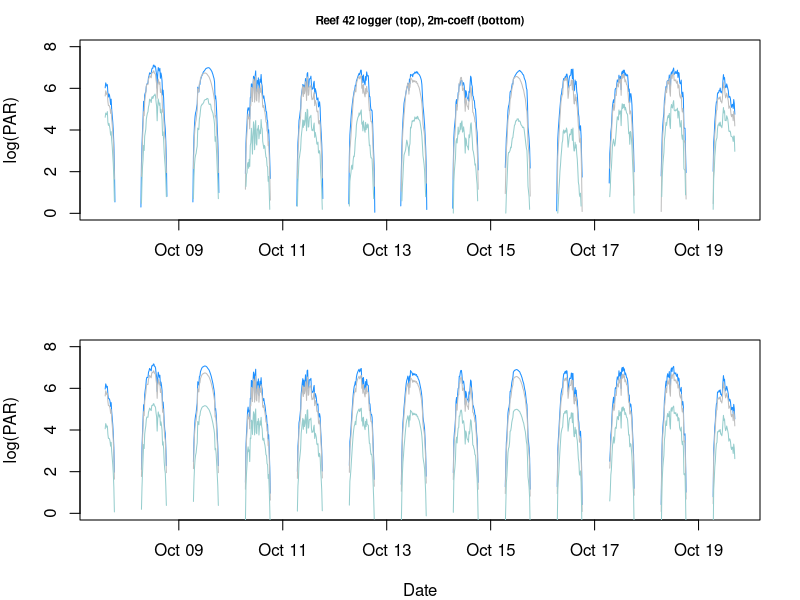
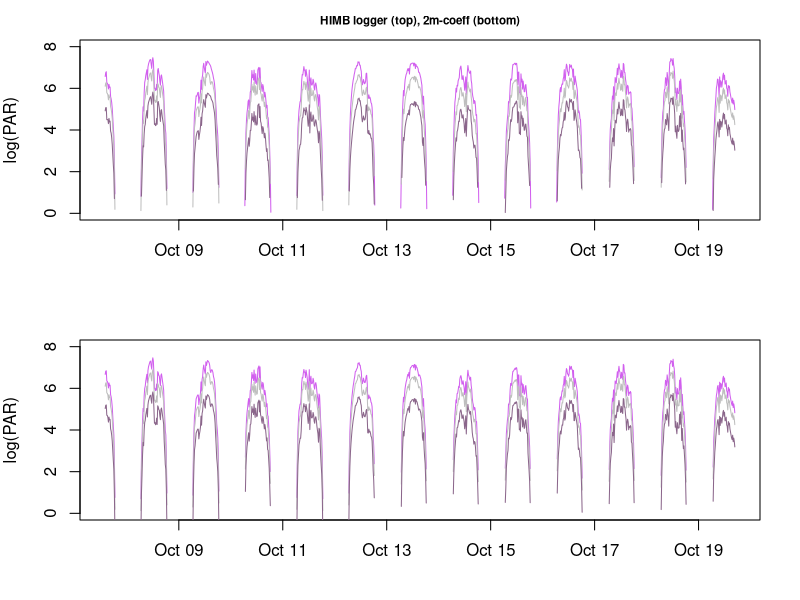
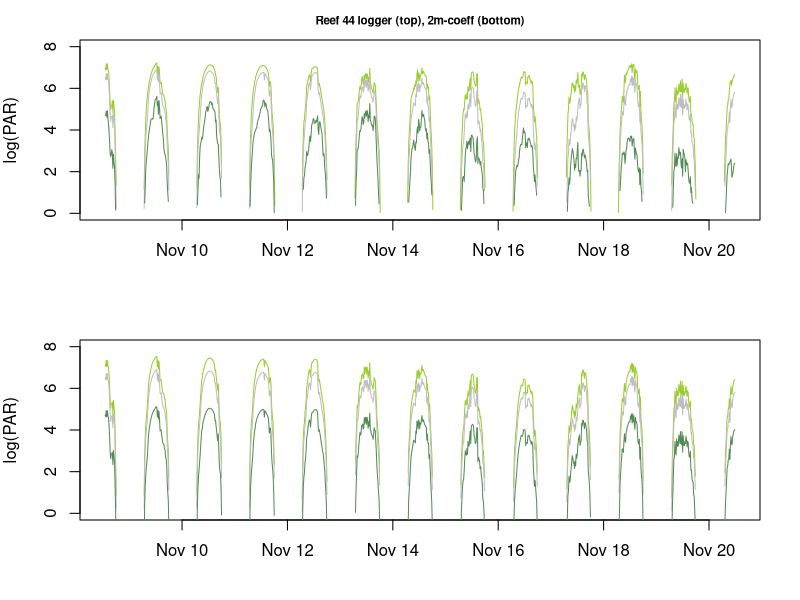
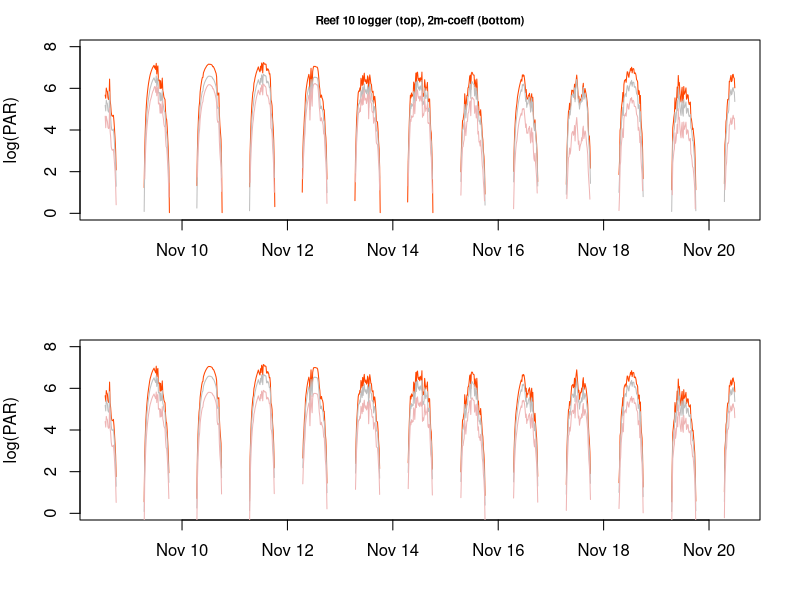
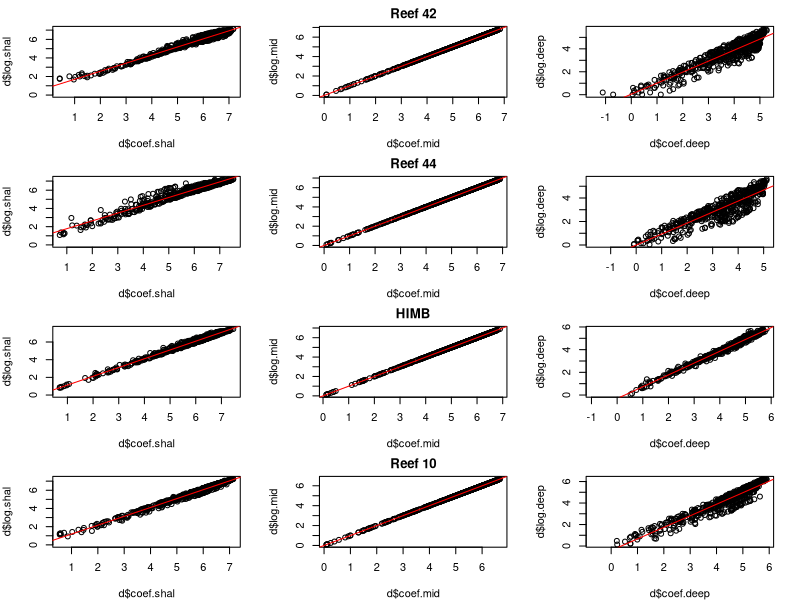

Source code (R) for these figures, in order: (Note: this script raises an error after producing the figures.)
# light attenuation with Depth as FACTOR to show light among depth zones
# this script will take the light at 2m and determine offsets at defined depth (<1m and 8m) based on loggers
# non-linear models are run and observed-expected are graphed
# a comparison of real and modeled data are also graphed to ensure agreement
# finally, a figure is made to show light environments at 3 depth environments for each site


####################################################
####################################################
### Light attenuation  October deployment ##########
####################################################
####################################################

# using October deployment at 3 depths

df<-read.csv("data/environmental/temp and light/Field.allPAR.Oct2016.csv")
df<-df[ , -which(names(df) %in% c("X","Rf44.shallow", "Rf44.mid"))] # remove R44 w/o 3 levels
df$timestamp<-as.POSIXct(df$timestamp)
df[df<=1] <- NA # remove low values to get day only

Oct.PAR<-df
colnames(Oct.PAR)[2:7]<-"PAR" # change all light columns to read "PAR" this is for rbind later

Rf42.shall<-Oct.PAR[1:2] #only time and PAR
Rf42.shall$Site<-as.factor("Rf42") # make site level
Rf42.shall$Depth<-3*0.3048 # logger at 3 ft, convert to --> meters
Rf42.mid<-Oct.PAR[, c(1,3)]; Rf42.mid$Site<-as.factor("Rf42"); Rf42.mid$Depth<-8*0.3048 # logger at 8 ft 
Rf42.deep<-Oct.PAR[, c(1,4)]; Rf42.deep$Site<-as.factor("Rf42"); Rf42.deep$Depth<-27*0.3048 # logger at 27 ft

HIMB.shall<-Oct.PAR[, c(1,5)]; HIMB.shall$Site<-as.factor("HIMB"); HIMB.shall$Depth<-1*0.3048 # logger at 1 ft
HIMB.mid<-Oct.PAR[, c(1,6)]; HIMB.mid$Site<-as.factor("HIMB"); HIMB.mid$Depth<-6*0.3048 # logger at 6 ft
HIMB.deep<-Oct.PAR[, c(1,7)]; HIMB.deep$Site<-as.factor("HIMB"); HIMB.deep$Depth<-25*0.3048 # logger at 25 ft

PAR.df<-rbind(Rf42.shall, Rf42.mid, Rf42.deep, HIMB.shall, HIMB.mid, HIMB.deep)

# Break up into each reef
#####
PAR.Rf42<-PAR.df[(PAR.df$Site=="Rf42"),] # just Rf42
PAR.Rf42$Depth<-as.factor(PAR.Rf42$Depth) # depth as factor
PAR.Rf42$Depth <- factor(PAR.Rf42$Depth, levels = c("2.4384", "0.9144", "8.2296"))
PAR.Rf42$log.PAR<-log(PAR.Rf42$PAR)

mod<-lm(log.PAR~Depth, data=PAR.Rf42, na.action=na.exclude) # Rf42 dataframe with Depth as a factor
summary(mod)$coefficients # coefficients
Rf42.coeffs<-c(coef(mod)["(Intercept)"], coef(mod)[2], coef(mod)[3])

shal<-Rf42.coeffs[2]; mid<-Rf42.coeffs[1]; deep<-Rf42.coeffs[3]

####
####
# make new dataframes for Sites
Rf42.df<-df[1:4] 

####
# making some log data
Rf42.df$log.shal<-log(Rf42.df$Rf42.shallow)
Rf42.df$log.mid<-log(Rf42.df$Rf42.mid)
Rf42.df$log.deep<-log(Rf42.df$Rf42.deep)

# making some log data using coefficients
Rf42.df$coef.shal<-Rf42.df$log.mid + shal
Rf42.df$coef.mid<-Rf42.df$log.mid
Rf42.df$coef.deep<-Rf42.df$log.mid + deep

##################
##### Figure #####
# how does data compare?

##### plot log data collected at each site
par(mfrow=c(2,1), mar=c(4,4,2,2))
plot(y=Rf42.df$log.shal, x=Rf42.df$timestamp, type="l", col="dodgerblue", 
     main="Reef 42 logger (top), 2m-coeff (bottom)", cex.main=0.7, 
     ylab="log(PAR)", xlab="", ylim=c(0,8))
par(new=T)
with(Rf42.df, lines(y=Rf42.df$log.mid, x=Rf42.df$timestamp, type="l", col="gray"))
par(new=T)
with(Rf42.df, lines(y=Rf42.df$log.deep, x=Rf42.df$timestamp, type="l", col="paleturquoise3"))

##### plot of modeled 1m and 8m using <1m model coeffs. 
plot(y=Rf42.df$coef.shal, x=Rf42.df$timestamp, type="l", col="dodgerblue", ylab="log(PAR)", 
     xlab="Date", ylim=c(0,8))
par(new=T)
with(Rf42.df, lines(y=Rf42.df$coef.mid, x=Rf42.df$timestamp, type="l", col="gray"))
par(new=T)
with(Rf42.df, lines(y=Rf42.df$coef.deep, x=Rf42.df$timestamp, type="l", col="paleturquoise3"))
legend("top", lty=1, col=c("dodgerblue", "gray", "paleturquoise3"), legend=c("<1m", "2m", "8m"), 
       lwd=2, bty="n", inset=c(0, -0.5), seg.len=1, cex=1.1, xpd=TRUE, horiz=TRUE)


################################ 
########### HIMB ############### 
PAR.HIMB<-PAR.df[(PAR.df$Site=="HIMB"),] # just HIMB
PAR.HIMB$Depth<-as.factor(PAR.HIMB$Depth) # depth as factor
PAR.HIMB$Depth <- factor(PAR.HIMB$Depth, levels = c("1.8288", "0.3048", "7.62"))

mod<-lm(log(PAR)~Depth, data=PAR.HIMB, na.action=na.exclude) # HIMB dataframe with Depth as a factor
summary(mod)$coefficients # coefficients
HIMB.coeffs<-c(coef(mod)["(Intercept)"], coef(mod)[2], coef(mod)[3])
shal<-HIMB.coeffs[2]; mid<-HIMB.coeffs[1]; deep<-HIMB.coeffs[3]

####
####
# make new dataframes for Sites
HIMB.df<-df[, c(1,5:7)]; 
HIMB.df[HIMB.df<=1] <- NA # remove leftover values that remain low independently

####
# making some log data
HIMB.df$log.shal<-log(HIMB.df$HIMB.shallow)
HIMB.df$log.mid<-log(HIMB.df$HIMB.mid)
HIMB.df$log.deep<-log(HIMB.df$HIMB.deep)

# making some log data using coefficients
HIMB.df$coef.shal<-HIMB.df$log.mid + shal
HIMB.df$coef.mid<-HIMB.df$log.mid 
HIMB.df$coef.deep<-HIMB.df$log.mid + deep


##################
##### Figure #####

# plot log data
par(mfrow=c(2,1), mar=c(4,4,2,2))
plot(y=HIMB.df$log.shal, x=HIMB.df$timestamp, type="l", col="mediumorchid2", 
     main="HIMB logger (top), 2m-coeff (bottom)", cex.main=0.7, ylab="log(PAR)", 
     xlab="", ylim=c(0,8))
par(new=T)
with(HIMB.df, lines(y=HIMB.df$log.mid, x=HIMB.df$timestamp, type="l", col="gray"))
par(new=T)
with(HIMB.df, lines(y=HIMB.df$log.deep, x=HIMB.df$timestamp, type="l", col="plum4"))

# plot of modeled 1m and 8m using <2m model coeffs. 
plot(y=HIMB.df$coef.shal, x=HIMB.df$timestamp, type="l", col="mediumorchid2", 
     cex.main=0.7, ylab="log(PAR)", xlab="", ylim=c(0,8))
par(new=T)
with(HIMB.df, lines(y=HIMB.df$coef.mid, x=HIMB.df$timestamp, type="l", col="gray"))
par(new=T)
with(HIMB.df, lines(y=HIMB.df$coef.deep, x=HIMB.df$timestamp, type="l", col="plum4"))
legend("top", lty=1, col=c("mediumorchid2", "gray", "plum4"), legend=c("<1m", "2m", "8m"), 
       lwd=2, bty="n", inset=c(0, -0.5), seg.len=1, cex=1.1, xpd=TRUE, horiz=TRUE)



####################################################
####################################################
### Light attenuation  November deployment #########
####################################################
####################################################

# using November deployment at 3 depths

df<-read.csv("data/environmental/temp and light/Field.allPAR.Nov2016.csv"); df<-df[-1]
df$timestamp<-as.POSIXct(df$timestamp)
df[df<=1] <- NA # remove low values to get day only

Nov.PAR<-df
colnames(Nov.PAR)[2:7]<-"PAR" # change all light columns to read "PAR" this is for rbind later

Rf44.shall<-Nov.PAR[1:2] #only time and PAR
Rf44.shall$Site<-as.factor("Rf44") # make site level
Rf44.shall$Depth<-1*0.3048 # logger at 1 ft, convert to --> meters
Rf44.mid<-Nov.PAR[, c(1,3)]; Rf44.mid$Site<-as.factor("Rf44"); Rf44.mid$Depth<-6*0.3048 # logger at 6 ft 
Rf44.deep<-Nov.PAR[, c(1,4)]; Rf44.deep$Site<-as.factor("Rf44"); Rf44.deep$Depth<-25*0.3048 # logger at 25 ft

Rf10.shall<-Nov.PAR[, c(1,5)]; Rf10.shall$Site<-as.factor("Rf10"); Rf10.shall$Depth<-2*0.3048 # logger at 2 ft
Rf10.mid<-Nov.PAR[, c(1,6)]; Rf10.mid$Site<-as.factor("Rf10"); Rf10.mid$Depth<-6*0.3048 # logger at 6 ft
Rf10.deep<-Nov.PAR[, c(1,7)]; Rf10.deep$Site<-as.factor("Rf10"); Rf10.deep$Depth<-26*0.3048 # logger at 26 ft

# bind together
PAR.df<-rbind(Rf44.shall, Rf44.mid, Rf44.deep, Rf10.shall, Rf10.mid, Rf10.deep)

# Break up into each reef
#####
PAR.Rf44<-PAR.df[(PAR.df$Site=="Rf44"),] # just Rf44
PAR.Rf44$Depth<-as.factor(PAR.Rf44$Depth) # depth as factor
PAR.Rf44$Depth <- factor(PAR.Rf44$Depth, levels = c("1.8288", "0.3048", "7.62"))
PAR.Rf44$log.PAR<-log(PAR.Rf44$PAR)

mod<-lm(log.PAR~Depth, data=PAR.Rf44, na.action=na.exclude) # R44 dataframe with Depth as a factor
summary(mod)$coefficients # coefficients
Rf44.coeffs<-c(coef(mod)["(Intercept)"], coef(mod)[2], coef(mod)[3])
shal<-Rf44.coeffs[2]; mid<-Rf44.coeffs[1]; deep<-Rf44.coeffs[3]

####
####
# make new dataframes for Sites
Rf44.df<-df[1:4] 

####
# making some log data
Rf44.df$log.shal<-log(Rf44.df$Rf44.shallow)
Rf44.df$log.mid<-log(Rf44.df$Rf44.mid)
Rf44.df$log.deep<-log(Rf44.df$Rf44.deep)

# making some log data using coefficients
Rf44.df$coef.shal<-Rf44.df$log.mid + shal
Rf44.df$coef.mid<-Rf44.df$log.mid
Rf44.df$coef.deep<-Rf44.df$log.mid + deep

##################
##### Figure #####
# how does data compare?

##### plot log data collected at each site
par(mfrow=c(2,1), mar=c(4,4,2,2))
plot(y=Rf44.df$log.shal, x=Rf44.df$timestamp, type="l", col="yellowgreen", 
     main="Reef 44 logger (top), 2m-coeff (bottom)", cex.main=0.7, 
     ylab="log(PAR)", xlab="", ylim=c(0,8))
par(new=T)
with(Rf44.df, lines(y=Rf44.df$log.mid, x=Rf44.df$timestamp, type="l", col="gray"))
par(new=T)
with(Rf44.df, lines(y=Rf44.df$log.deep, x=Rf44.df$timestamp, type="l", col="palegreen4"))

##### plot of modeled 2m and 8m using <1m model coeffs. 
plot(y=Rf44.df$coef.shal, x=Rf44.df$timestamp, type="l", col="yellowgreen", ylab="log(PAR)", 
     xlab="", ylim=c(0,8))
par(new=T)
with(Rf44.df, lines(y=Rf44.df$coef.mid, x=Rf44.df$timestamp, type="l", col="gray"))
par(new=T)
with(Rf44.df, lines(y=Rf44.df$coef.deep, x=Rf44.df$timestamp, type="l", col="palegreen4"))
legend("top", lty=1, col=c("yellowgreen", "gray", "palegreen4"), legend=c("<1m", "2m", "8m"), 
       lwd=2, bty="n", inset=c(0, -0.5), seg.len=1, cex=1.1, xpd=TRUE, horiz=TRUE)



###################################
########### Reef 10 ############### 
PAR.Rf10<-PAR.df[(PAR.df$Site=="Rf10"),] # just Rf10
PAR.Rf10$Depth<-as.factor(PAR.Rf10$Depth) # depth as factor
PAR.Rf10$Depth <- factor(PAR.Rf10$Depth, levels = c("1.8288", "0.6096", "7.9248"))

mod<-lm(log(PAR)~Depth, data=PAR.Rf10, na.action=na.exclude) # Rf10 dataframe with Depth as a factor
summary(mod)$coefficients # coefficients
Rf10.coeffs<-c(coef(mod)["(Intercept)"], coef(mod)[2], coef(mod)[3])
shal<-Rf10.coeffs[2]; mid<-Rf10.coeffs[1]; deep<-Rf10.coeffs[3]

####
####
# make new dataframes for Sites
Rf10.df<-df[, c(1,5:7)]

####
# making some log data
Rf10.df$log.shal<-log(Rf10.df$Rf10.shallow)
Rf10.df$log.mid<-log(Rf10.df$Rf10.mid)
Rf10.df$log.deep<-log(Rf10.df$Rf10.deep)

# making some log data using coefficients
Rf10.df$coef.shal<-Rf10.df$log.mid + shal
Rf10.df$coef.mid<-Rf10.df$log.mid
Rf10.df$coef.deep<-Rf10.df$log.mid + deep

##################
##### Figure #####

# plot log data
par(mfrow=c(2,1), mar=c(4,4,2,2))
plot(y=Rf10.df$log.shal, x=Rf10.df$timestamp, type="l", col="orangered", 
     main="Reef 10 logger (top), 2m-coeff (bottom)", cex.main=0.7, ylab="log(PAR)", 
     xlab="", ylim=c(0,8))
par(new=T)
with(Rf10.df, lines(y=Rf10.df$log.mid, x=Rf10.df$timestamp, type="l", col="gray"))
par(new=T)
with(Rf10.df, lines(y=Rf10.df$log.deep, x=Rf10.df$timestamp, type="l", col="rosybrown2"))

# plot of modeled 2m and 8m using <1m model coeffs. 
plot(y=Rf10.df$coef.shal, x=Rf10.df$timestamp, type="l", col="orangered", 
     cex.main=0.7, ylab="log(PAR)", xlab="", ylim=c(0,8))
par(new=T)
with(Rf10.df, lines(y=Rf10.df$coef.mid, x=Rf10.df$timestamp, type="l", col="gray"))
par(new=T)
with(Rf10.df, lines(y=Rf10.df$coef.deep, x=Rf10.df$timestamp, type="l", col="rosybrown2"))
legend("top", lty=1, col=c("orangered", "gray", "rosybrown2"), legend=c("<1m", "2m", "8m"), 
       lwd=2, bty="n", inset=c(0, -0.45), seg.len=1, cex=0.9, xpd=TRUE, horiz=TRUE)


########
# combine all coefficients
all.coefficients<-rbind(Rf42.coeffs, HIMB.coeffs, Rf44.coeffs, Rf10.coeffs)
write.csv(all.coefficients, "data/environmental/light coeffs_factor.csv")

###########

par(mfrow=c(4,3), mar=c(4,4,2,2))
d<-Rf42.df
plot(d$log.shal~d$coef.shal); abline(lm(d$log.shal~d$coef.shal), col="red")
plot(d$log.mid~d$coef.mid, main="Reef 42"); abline(lm(d$log.mid~d$coef.mid), col="red")
plot(d$log.deep~d$coef.deep); abline(lm(d$log.deep~d$coef.deep), col="red")

d<-Rf44.df
plot(d$log.shal~d$coef.shal); abline(lm(d$log.shal~d$coef.shal), col="red")
plot(d$log.mid~d$coef.mid, main="Reef 44"); abline(lm(d$log.mid~d$coef.mid), col="red")
plot(d$log.deep~d$coef.deep); abline(lm(d$log.deep~d$coef.deep), col="red")

d<-HIMB.df
plot(d$log.shal~d$coef.shal); abline(lm(d$log.shal~d$coef.shal), col="red")
plot(d$log.mid~d$coef.mid, main="HIMB"); abline(lm(d$log.mid~d$coef.mid), col="red")
plot(d$log.deep~d$coef.deep); abline(lm(d$log.deep~d$coef.deep), col="red")

d<-Rf10.df
plot(d$log.shal~d$coef.shal); abline(lm(d$log.shal~d$coef.shal), col="red")
plot(d$log.mid~d$coef.mid, main="Reef 10"); abline(lm(d$log.mid~d$coef.mid), col="red")
plot(d$log.deep~d$coef.deep); abline(lm(d$log.deep~d$coef.deep), col="red")

#dev.copy(pdf, "figures/environmental/PAR_coef_ob.ex.factor.pdf", height=6, width=6)
#dev.off()

########### 


#########################
#########################
#########################

##### 
##### all PAR
files <- list.files(path="data/environmental/temp and light/Jun_DecPAR/all PAR", pattern = "csv$", full.names = T)
tables <- lapply(files, read.csv, header = TRUE)
All.PAR<-do.call(rbind, tables)
All.PAR=All.PAR[-1]
All.PAR$timestamp<-as.POSIXct(All.PAR$timestamp) # fix date

# make a date sequence for entire study
all.date.time<-as.data.frame(seq(
  from=as.POSIXct("2016-06-10 00:00:00", tz="HST"),
  to=as.POSIXct("2017-01-12 00:00:00", tz="HST"),
  by="15 min"))  
colnames(all.date.time)[1]<-"timestamp"

# merge the PAR data and the date sequence to make a complete df through time
PAR.3site<-merge(all.date.time, All.PAR, by="timestamp", all.x=T)
R10.par<-read.csv("data/environmental/temp and light/Jun_DecPAR/all PAR/Reef 10/Rf10.PAR.csv")
R10.par<-R10.par[-1]; R10.par$timestamp<-as.POSIXct(R10.par$timestamp)

PAR.4site<-merge(PAR.3site, R10.par, by="timestamp", all.x=T)
PAR.4site$month <- months(as.Date(PAR.4site$timestamp)) # makes a month column
PAR.4site<-PAR.4site[, c(1,6, 2:5)]

# determine monthly mean for PAR during deployments at depth
write.csv(PAR.4site, "data/environmental/temp and light/Jun_DecPAR/All.PAR.csv")


###########
###########
########### 
# read in all PAR data at 2m and model what the 1m and 8m data would look like
df<-PAR.4site # all the instantaneous light data
df[df<=1] <- NA

coeffs<-read.csv("data/environmental/light coeffs.csv") # modeled coefficients
colnames(coeffs)<-c("Site", "Intercept", "shal.coeff", "deep.coeff")

# log transform PAR data to determine light at depth, then reverse transform

## example calcs
# df$log.shal<-df$log.mid - mid.coeff
# df$log.mid<-df$log.mid
# df$log.deep<-df$log.mid - mid.coeff + deep.coeff

df$logRf42.mid<-log(df$Rf42.mid)
df$logRf42.shall<-log(df$Rf42.mid) + coeffs[1,3]
df$logRf42.deep<-log(df$Rf42.mid) + coeffs[1,4]

df$logHIMB.mid<-log(df$HIMB.mid)
df$logHIMB.shall<-log(df$HIMB.mid) + coeffs[2,3]
df$logHIMB.deep<-log(df$HIMB.mid) + coeffs[2,4]

df$logRf44.mid<-log(df$Rf44.mid)
df$logRf44.shall<-log(df$Rf44.mid) + coeffs[3,3]
df$logRf44.deep<-log(df$Rf44.mid) + coeffs[3,4]

df$logRf10.mid<-log(df$Rf10.mid)
df$logRf10.shall<-log(df$Rf10.mid) + coeffs[4,3]
df$logRf10.deep<-log(df$Rf10.mid) + coeffs[4,4]


df$bt.Rf42.mid<-1*exp(df$logRf42.mid)
df$bt.Rf42.shall<-1*exp(df$logRf42.shall)
df$bt.Rf42.deep<-1*exp(df$logRf42.deep)

df$bt.Rf44.mid<-1*exp(df$logRf44.mid)
df$bt.Rf44.shall<-1*exp(df$logRf44.shall)
df$bt.Rf44.deep<-1*exp(df$logRf44.deep)

df$bt.HIMB.mid<-1*exp(df$logHIMB.mid)
df$bt.HIMB.shall<-1*exp(df$logHIMB.shall)
df$bt.HIMB.deep<-1*exp(df$logHIMB.deep)

df$bt.Rf10.mid<-1*exp(df$logRf10.mid)
df$bt.Rf10.shall<-1*exp(df$logRf10.shall)
df$bt.Rf10.deep<-1*exp(df$logRf10.deep)


All.PAR.df<-df[, (names(df) %in% c("timestamp", "month", 
                                   "bt.Rf42.shall", "bt.Rf42.mid", "bt.Rf42.deep",
                                   "bt.Rf44.shall", "bt.Rf44.mid", "bt.Rf44.deep", 
                                   "bt.HIMB.shall", "bt.HIMB.mid", "bt.HIMB.deep",  
                                   "bt.Rf10.shall", "bt.Rf10.mid", "bt.Rf10.deep"))]

colnames(All.PAR.df)<-c("timestamp", "month", 
                        "Rf42.mid", "Rf42.shall", "Rf42.deep",
                        "Rf44.mid", "Rf44.shall", "Rf44.deep", 
                        "HIMB.mid", "HIMB.shall", "HIMB.deep",  
                        "Rf10.mid", "Rf10.shall", "Rf10.deep")

# Plot it!!
# Reef 44
par(mfrow=c(2,2), mar=c(4,5,2,2))

plot(y=All.PAR.df$Rf44.shall, x=All.PAR.df$timestamp, type="l", col="palegreen2", 
     cex.main=0.7, ylab=(expression(paste("PAR"~(mu*mol~photons~m^-2~s^-1), sep="")))
     , xlab="", main="Reef 44", cex.main=1, ylim=c(0, 2400))
par(new=T)
with(All.PAR.df, lines(y=All.PAR.df$Rf44.mid, x=All.PAR.df$timestamp, type="l", col="gray"))
par(new=T)
with(All.PAR.df, lines(y=All.PAR.df$Rf44.deep, x=All.PAR.df$timestamp, type="l", col="palegreen4"))
legend("topright", lty=1, col=c("palegreen2", "gray", "palegreen4"), legend=c("<1m", "2m", "8m"), 
       lwd=2, bty="n", inset=c(-0.15, -0.05), seg.len=0.5, cex=0.9, x.intersp=0.2, y.intersp=0.4)


# Plot it!!
# Reef 42
plot(y=All.PAR.df$Rf42.shall, x=All.PAR.df$timestamp, type="l", col="dodgerblue", 
     cex.main=0.7, ylab=(expression(paste("PAR"~(mu*mol~photons~m^-2~s^-1), sep="")))
     , xlab="", main="Reef 42", cex.main=1, ylim=c(0, 2400))
par(new=T)
with(All.PAR.df, lines(y=All.PAR.df$Rf42.mid, x=All.PAR.df$timestamp, type="l", col="gray"))
par(new=T)
with(All.PAR.df, lines(y=All.PAR.df$Rf42.deep, x=All.PAR.df$timestamp, type="l", col="skyblue"))
legend("topright", lty=1, col=c("dodgerblue", "gray", "skyblue"), legend=c("<1m", "2m", "8m"), 
       lwd=2, bty="n", inset=c(-0.15, -0.05), seg.len=0.5, cex=0.9, x.intersp=0.2, y.intersp=0.4)

# Plot it!!
# Reef 10
plot(y=All.PAR.df$Rf10.shall, x=All.PAR.df$timestamp, type="l", col="orangered", 
     cex.main=0.7, ylab=(expression(paste("PAR"~(mu*mol~photons~m^-2~s^-1), sep="")))
     , xlab="Dates", main="Reef 10", cex.main=1, ylim=c(0, 2400))
par(new=T)
with(All.PAR.df, lines(y=All.PAR.df$Rf10.mid, x=All.PAR.df$timestamp, type="l", col="gray"))
par(new=T)
with(All.PAR.df, lines(y=All.PAR.df$Rf10.deep, x=All.PAR.df$timestamp, type="l", col="lightsalmon3"))
legend("topright", lty=1, col=c("orangered", "gray", "lightsalmon3"), legend=c("<1m", "2m", "8m"), 
       lwd=2, bty="n", inset=c(-0.15, -0.05), seg.len=0.5, cex=0.9, x.intersp=0.2, y.intersp=0.4)

# Plot it!
# HIMB
plot(y=All.PAR.df$HIMB.shall, x=All.PAR.df$timestamp, type="l", col="mediumorchid2", 
     cex.main=0.7, ylab=(expression(paste("PAR"~(mu*mol~photons~m^-2~s^-1), sep="")))
     , xlab="Dates", main="HIMB", cex.main=1, ylim=c(0, 2400))
par(new=T)
with(All.PAR.df, lines(y=All.PAR.df$HIMB.mid, x=All.PAR.df$timestamp, type="l", col="gray"))
par(new=T)
with(All.PAR.df, lines(y=All.PAR.df$HIMB.deep, x=All.PAR.df$timestamp, type="l", col="plum4"))
legend("topright", lty=1, col=c("mediumorchid2", "gray", "rosybrown2"), legend=c("<1m", "2m", "8m"), 
       lwd=2, bty="n", inset=c(-0.15, -0.05), seg.len=0.5, cex=0.9, x.intersp=0.2, y.intersp=0.4)

dev.copy(pdf, "figures/environmental/PAR.all depths.pdf", height=7, width=8)
dev.off()

#######
####### caluclate DLI and compare
#######
df<-All.PAR.df
df$timestamp<-strptime(df$timestamp, format="%Y-%m-%d %H:%M:%S")
df$timestamp<-as.Date(df$timestamp, format="%Y-%m-%d") # change to DATE ONLY format to calulate range, means
df[is.na(df)] <- 0


df.split <- split(df, f=df$timestamp
                  < as.Date("2016-06-10", format="%Y-%m-%d")) # split df by date

df.dli<-aggregate(data.frame(Rf42.shall.DLI=df.split[[1]]$Rf42.shall*0.0864,
                             Rf42.mid.DLI=df.split[[1]]$Rf44.mid*0.0864,
                             Rf42.deep.DLI=df.split[[1]]$Rf42.deep*0.0864,
                             Rf44.shall.DLI=df.split[[1]]$Rf44.shall*0.0864,
                             Rf44.mid.DLI=df.split[[1]]$Rf44.mid*0.0864,
                             Rf44.deep.DLI=df.split[[1]]$Rf44.deep*0.0864,
                             HIMB.shall.DLI=df.split[[1]]$HIMB.shall*0.0864,
                             HIMB.mid.DLI=df.split[[1]]$HIMB.mid*0.0864,
                             HIMB.deep.DLI=df.split[[1]]$HIMB.deep*0.0864,
                             Rf10.shall.DLI=df.split[[1]]$Rf10.shall*0.0864,
                             Rf10.mid.DLI=df.split[[1]]$Rf10.mid*0.0864,
                             Rf10.deep.DLI=df.split[[1]]$Rf10.deep*0.0864),
                  by=list(Date=df.split[[1]]$timestamp), FUN=mean)


# make a date sequence for entire study
all.date.time<-as.data.frame(seq(
  from=as.POSIXct("2016-06-10", tz="HST"),
  to=as.POSIXct("2017-01-12", tz="HST"),
  by="1 d"))  
colnames(all.date.time)[1]<-"Date"
all.date.time$Date<-strptime(all.date.time$Date, format="%Y-%m-%d")
all.date.time$Date<-as.Date(all.date.time$Date, format="%Y-%m-%d")

df.dli<-merge(all.date.time, df.dli, by="Date", all.x=T)
df.dli[df.dli<=0] <- NA

# Plot it!!
# Reef 44
par(mfrow=c(2,2), mar=c(4,5,2,2))

plot(y=df.dli$Rf44.shall, x=df.dli$Date, type="l", col="palegreen2", 
     cex.main=0.7, ylab=(expression(paste("DLI"~(mol~photons~m^-2~d^-1), sep="")))
     , xlab="", main="Reef 44", cex.main=1, ylim=c(0, 50))
par(new=T)
with(df.dli, lines(y=df.dli$Rf44.mid, x=df.dli$Date, type="l", col="gray"))
par(new=T)
with(df.dli, lines(y=df.dli$Rf44.deep, x=df.dli$Date, type="l", col="palegreen4"))
legend("topright", lty=1, col=c("palegreen2", "gray", "palegreen4"), legend=c("<1m", "2m", "8m"), 
       lwd=2, bty="n", inset=c(-0.15, -0.05), seg.len=0.5, cex=0.9, x.intersp=0.2, y.intersp=0.4)


# Plot it!!
# Reef 42
plot(y=df.dli$Rf42.shall, x=df.dli$Date, type="l", col="dodgerblue", 
     cex.main=0.7, ylab=(expression(paste("DLI"~(mol~photons~m^-2~d^-1), sep="")))
     , xlab="", main="Reef 42", cex.main=1, ylim=c(0, 50))
par(new=T)
with(df.dli, lines(y=df.dli$Rf42.mid, x=df.dli$Date, type="l", col="gray"))
par(new=T)
with(df.dli, lines(y=df.dli$Rf42.deep, x=df.dli$Date, type="l", col="skyblue"))
legend("topright", lty=1, col=c("dodgerblue", "gray", "skyblue"), legend=c("<1m", "2m", "8m"), 
       lwd=2, bty="n", inset=c(-0.15, -0.05), seg.len=0.5, cex=0.9, x.intersp=0.2, y.intersp=0.4)

# Plot it!!
# Reef 10
plot(y=df.dli$Rf10.shall, x=df.dli$Date, type="l", col="orangered", 
     cex.main=0.7, ylab=(expression(paste("DLI"~(mol~photons~m^-2~d^-1), sep="")))
     , xlab="Dates", main="Reef 10", cex.main=1, ylim=c(0, 50))
par(new=T)
with(df.dli, lines(y=df.dli$Rf10.mid, x=df.dli$Date, type="l", col="gray"))
par(new=T)
with(df.dli, lines(y=df.dli$Rf10.deep, x=df.dli$Date, type="l", col="lightsalmon3"))
legend("topright", lty=1, col=c("orangered", "gray", "lightsalmon3"), legend=c("<1m", "2m", "8m"), 
       lwd=2, bty="n", inset=c(-0.15, -0.05), seg.len=0.5, cex=0.9, x.intersp=0.2, y.intersp=0.4)

# Plot it!
# HIMB
plot(y=df.dli$HIMB.shall, x=df.dli$Date, type="l", col="mediumorchid2", 
     cex.main=0.7, ylab=(expression(paste("DLI"~(mol~photons~m^-2~d^-1), sep="")))
     , xlab="Dates", main="HIMB", cex.main=1, ylim=c(0, 50))
par(new=T)
with(df.dli, lines(y=df.dli$HIMB.mid, x=df.dli$Date, type="l", col="gray"))
par(new=T)
with(df.dli, lines(y=df.dli$HIMB.deep, x=df.dli$Date, type="l", col="plum4"))
legend("topright", lty=1, col=c("mediumorchid2", "gray", "rosybrown2"), legend=c("<1m", "2m", "8m"), 
       lwd=2, bty="n", inset=c(-0.15, -0.05), seg.len=0.5, cex=0.9, x.intersp=0.2, y.intersp=0.4)

dev.copy(pdf, "figures/environmental/DLIcalc.all depths.pdf", height=7, width=8)
dev.off()

#######
####### End
#######

